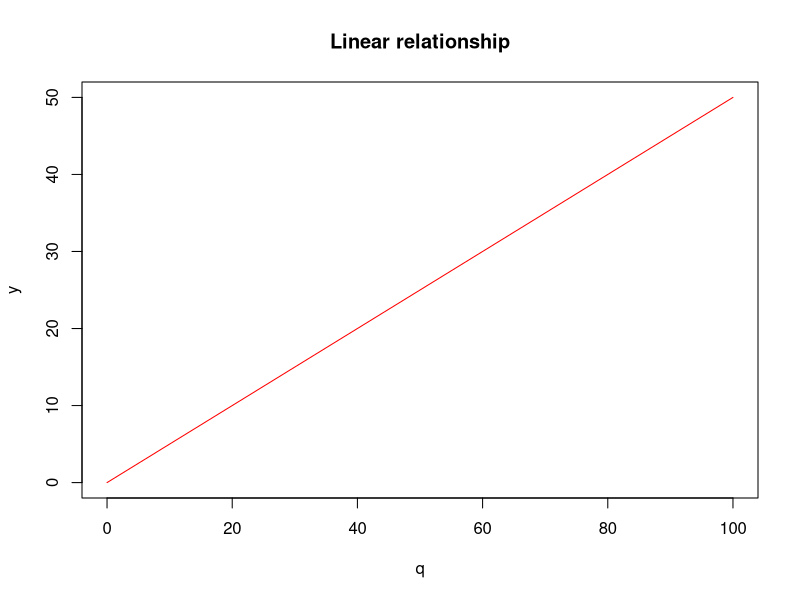
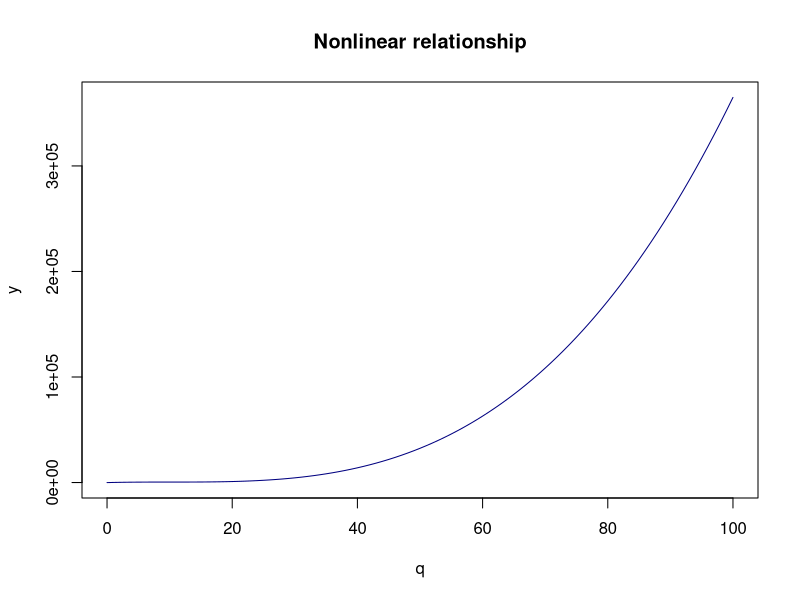
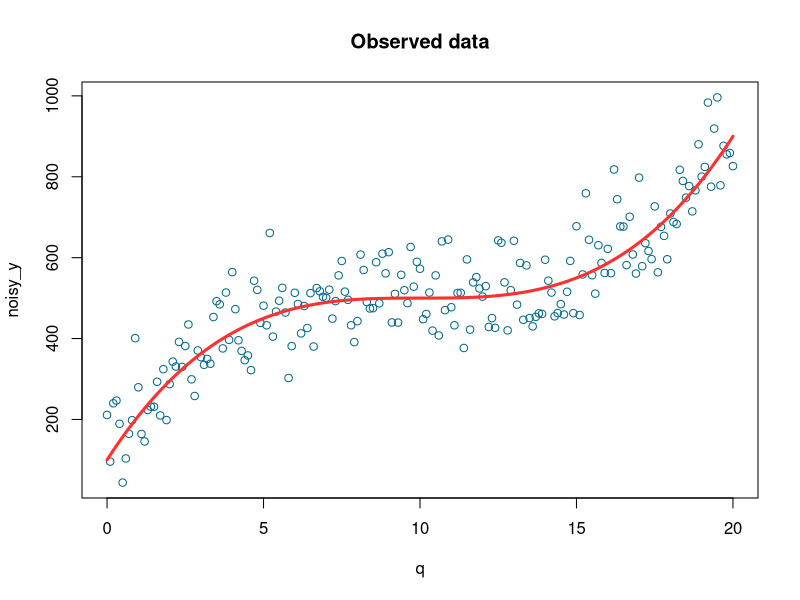
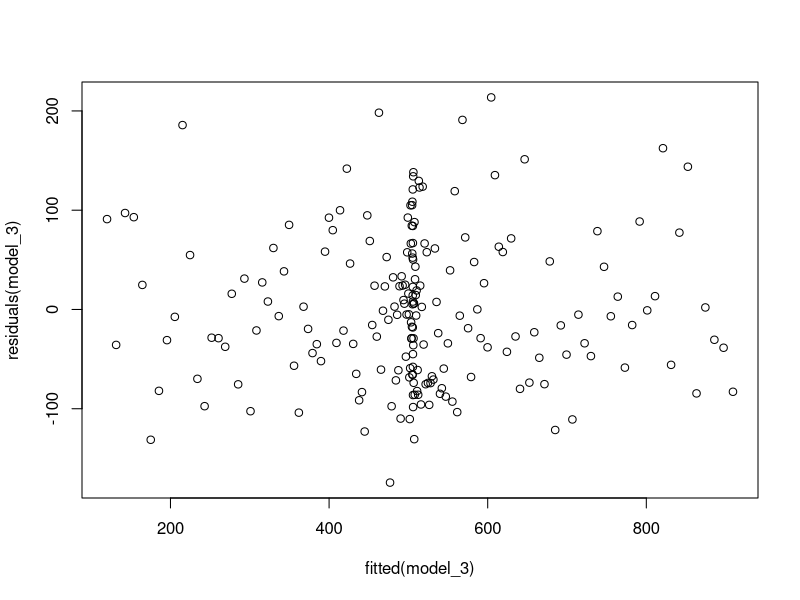

The R script that drew these images, in order: (Note: this script raises an error after producing the figures.)
#############
#           #
#   LAB 7   #
#           #
#############

# setting & libraries

set.seed(0)
library(segmented)
library(nlme)

#--------------------------------------------

# Polynomial Regression

## Linear relationship between q and y
p <- 0.5
q <- seq(0, 100, 1)
y <- p * q
plot(q, y, type = "l", col = "red", main = 'Linear relationship')

## Non-linear relationship between q and y
y <- 450 + p * (q - 10)^3
plot(q, y, type = "l", col = "navy", main = "Nonlinear relationship")

## How to fit a polynomial regression
q <- seq(0, 20, by = 0.1)
y <- 500 + 0.4 * (q - 10)^3

## add noise
noise <- rnorm(length(q), mean = 10, sd = 80)
noisy_y <- y + noise

## plot of simulated obs.
plot(q, noisy_y, col="deepskyblue4", xlab = "q", main = "Observed data")
lines(q, y, col = "firebrick1", lwd = 3)

## fitting polynomial regression
## K = 3
model_3 <- lm(noisy_y ~ poly(q, 3))
summary(model_3)

## K = 4
model_4 <- lm(noisy_y ~ poly(q, 4))
summary(model_4)

## get confidence interval with confint()
confint(model_3)

## plot of fitted vs residuals
plot(fitted(model_3), residuals(model_3))

## predicted values and confidence intervals
predicted_intv <- predict(model, interval = "prediction", level = 0.99)
head(predicted_intv)

## plotting q vs noisy_y
plot(q, noisy_y, col="deepskyblue4", xlab = "q", main = "Observed data")
lines(q, y, col = "firebrick1", lwd = 3)
lines(q, predicted_intv[, 1], col = "green", lwd = 3)
lines(q, predicted_intv[, 2], col = "black")
lines(q, predicted_intv[, 3], col = "black")
legend("bottomright", c("Obs", "Signal", "Predicted"),
       col=c("deepskyblue4", "red", "green"), lwd = 3)


#--------------------------------------------

# Piecewise Linear Regression

## generate data
data = list(
  x = c(50, 60, 70, 80, 90),
  y = c(703.786, 705.857, 708.153, 711.056, 709.257)
)
plot(data, type = "b")

## psi: starting values for the breakpoints to be estimated
model_lm <- segmented(lm(y ~ x, data = data), psi = 60)
summary(model_lm)

plot(model_lm, col = "red", add = TRUE)


#--------------------------------------------

# Generalized Least Squares

str(airquality)

## linear regression
model_1 <- lm(Ozone ~ Wind, data = airquality)
summary(model_1)

model_2 <- lm(Ozone ~ ., data = airquality)
summary(model_2)

## missing values in object
model_3 <- gls(Ozone ~ Wind, data = airquality)

## 37 NA's
summary(airquality$Ozone)

## na.exclude
model_3 <- gls(Ozone ~ Wind, data = airquality, na.action = na.exclude)
summary(model_3)

## polynomial regression
model_4 <- lm(Ozone ~ poly(Wind, 3), airquality)
summary(model_4)

## backward
model_5 <- lm(Ozone ~ poly(Wind, 2), data = airquality)
summary(model_5)

# psi: piecewise breakpoints
summary(airquality$Wind)
model_6 <- segmented(lm(Ozone ~ Wind, data = airquality), psi = 9)
summary(model_6)

plot(airquality$Wind, airquality$Ozone)
plot(model_6, col='red', add=T)
